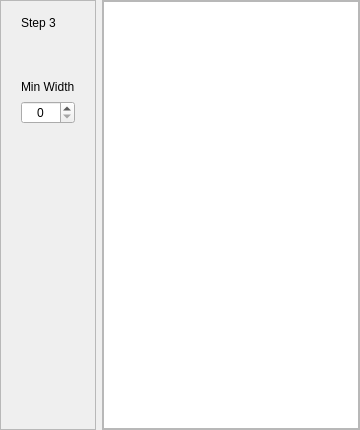
                <widget class="QWidget" name="step3">
                 <layout class="QHBoxLayout" name="horizontalLayout_11" stretch="25,75">
                  <property name="leftMargin">
                   <number>0</number>
                  </property>
                  <property name="topMargin">
                   <number>0</number>
                  </property>
                  <property name="rightMargin">
                   <number>0</number>
                  </property>
                  <property name="bottomMargin">
                   <number>0</number>
                  </property>
                  <item>
                   <widget class="QFrame" name="step3_settings_frame">
                    <property name="frameShape">
                     <enum>QFrame::StyledPanel</enum>
                    </property>
                    <property name="frameShadow">
                     <enum>QFrame::Raised</enum>
                    </property>
                    <layout class="QVBoxLayout" name="verticalLayout_36">
                     <property name="spacing">
                      <number>50</number>
                     </property>
                     <property name="leftMargin">
                      <number>20</number>
                     </property>
                     <property name="topMargin">
                      <number>15</number>
                     </property>
                     <property name="rightMargin">
                      <number>20</number>
                     </property>
                     <item>
                      <widget class="QLabel" name="step3_label">
                       <property name="sizePolicy">
                        <sizepolicy hsizetype="Fixed" vsizetype="Fixed">
                         <horstretch>0</horstretch>
                         <verstretch>0</verstretch>
                        </sizepolicy>
                       </property>
                       <property name="styleSheet">
                        <string notr="true">border-bottom: 2px solid #D7D7D9;</string>
                       </property>
                       <property name="text">
                        <string>Step 3</string>
                       </property>
                      </widget>
                     </item>
                     <item>
                      <layout class="QVBoxLayout" name="verticalLayout_35">
                       <property name="spacing">
                        <number>7</number>
                       </property>
                       <item>
                        <widget class="QLabel" name="label_72">
                         <property name="text">
                          <string>Min Width</string>
                         </property>
                        </widget>
                       </item>
                       <item>
                        <widget class="QSpinBox" name="defect_extractor_min_width">
                         <property name="styleSheet">
                          <string notr="true"/>
                         </property>
                         <property name="alignment">
                          <set>Qt::AlignCenter</set>
                         </property>
                        </widget>
                       </item>
                      </layout>
                     </item>
                     <item>
                      <spacer name="verticalSpacer_6">
                       <property name="orientation">
                        <enum>Qt::Vertical</enum>
                       </property>
                       <property name="sizeHint" stdset="0">
                        <size>
                         <width>20</width>
                         <height>296</height>
                        </size>
                       </property>
                      </spacer>
                     </item>
                    </layout>
                   </widget>
                  </item>
                  <item>
                   <widget class="QFrame" name="step3_image_frame">
                    <property name="frameShape">
                     <enum>QFrame::StyledPanel</enum>
                    </property>
                    <property name="frameShadow">
                     <enum>QFrame::Raised</enum>
                    </property>
                    <layout class="QVBoxLayout" name="verticalLayout_40">
                     <property name="leftMargin">
                      <number>0</number>
                     </property>
                     <property name="topMargin">
                      <number>0</number>
                     </property>
                     <property name="rightMargin">
                      <number>0</number>
                     </property>
                     <property name="bottomMargin">
                      <number>0</number>
                     </property>
                     <item>
                      <widget class="PhotoViewer" name="algorithm_image3"/>
                     </item>
                    </layout>
                   </widget>
                  </item>
                 </layout>
                </widget>
